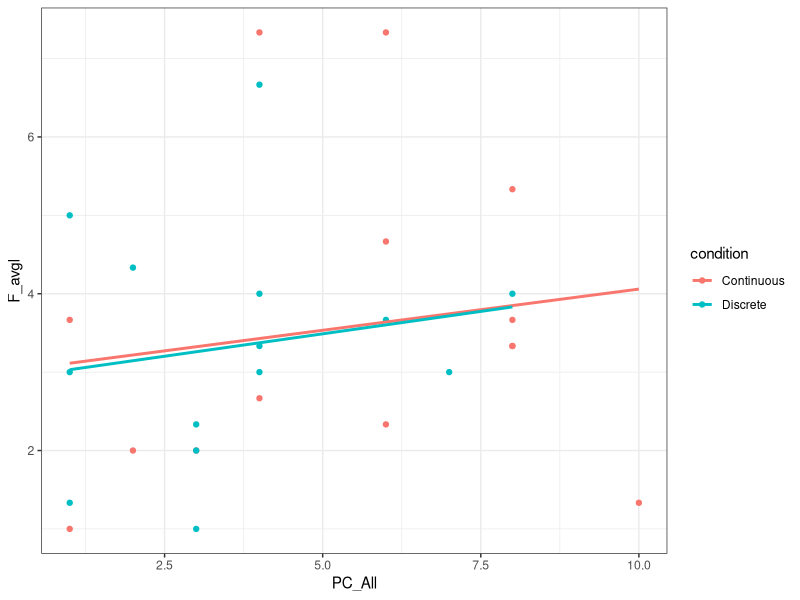
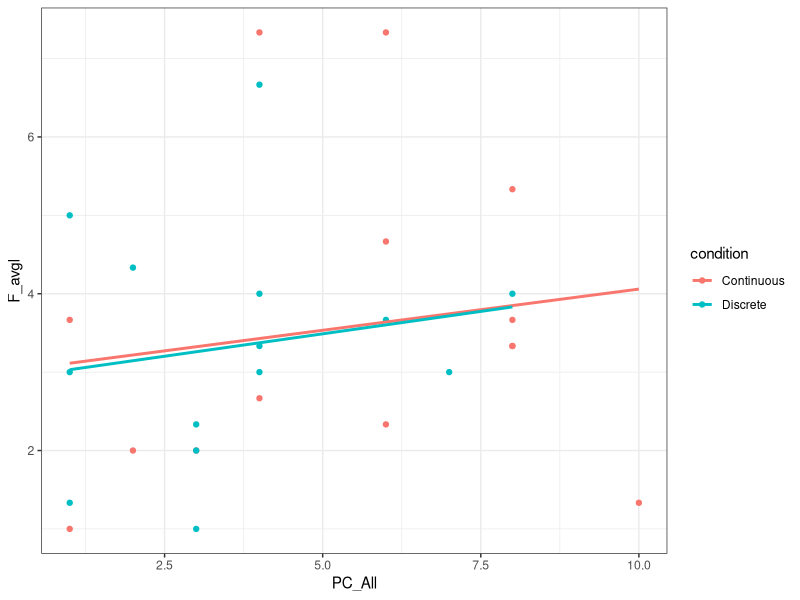
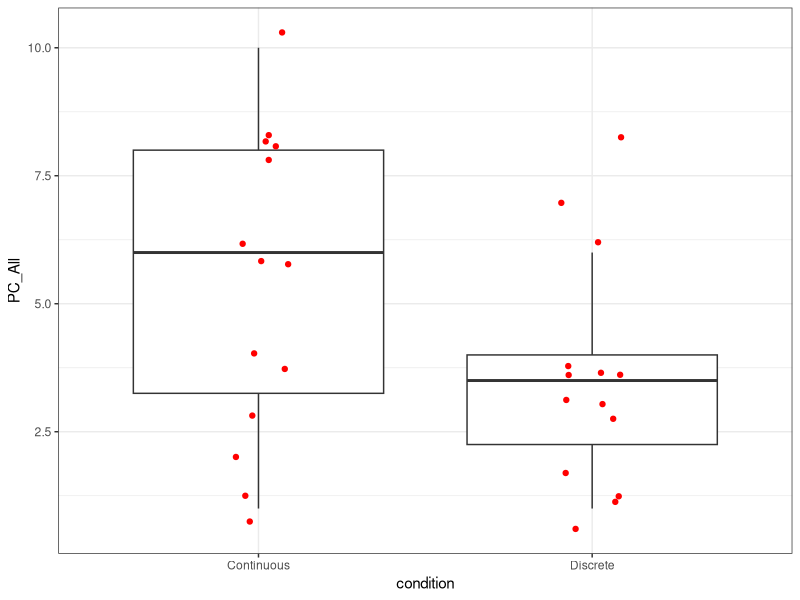
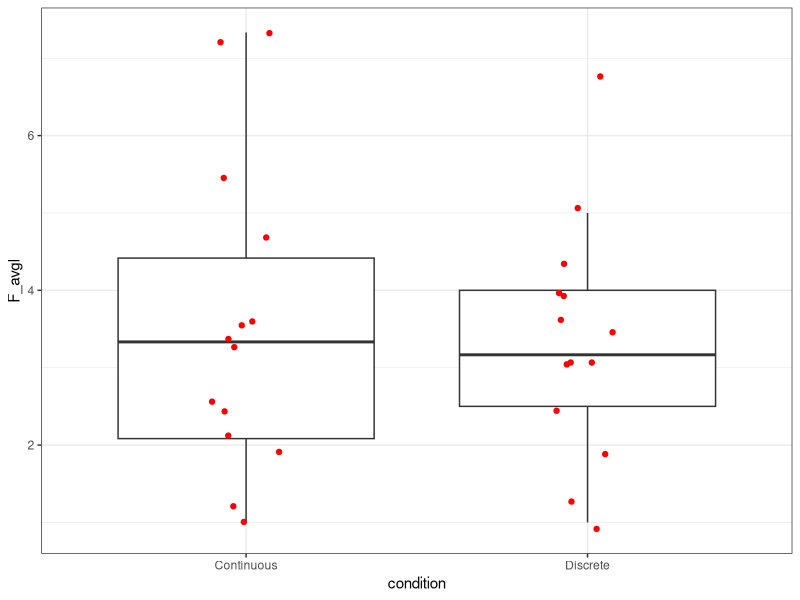
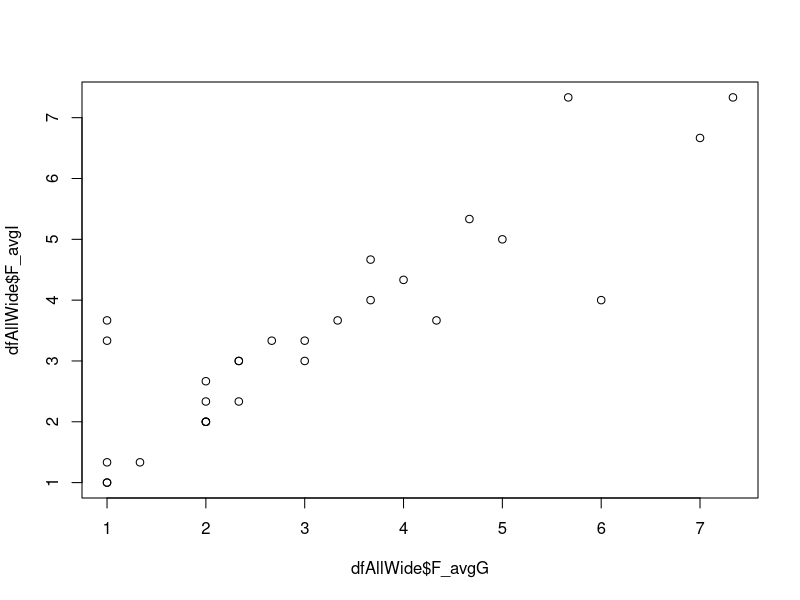
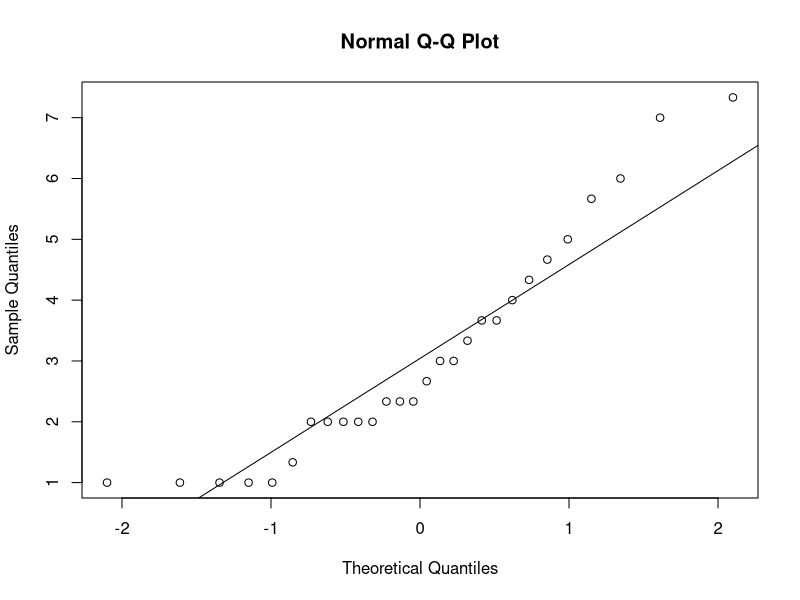
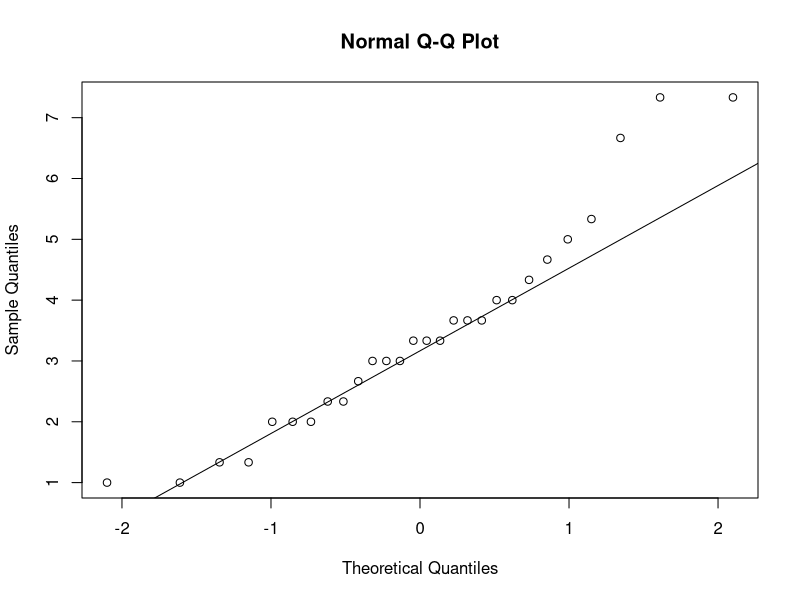

Recreate these plots in R, in order.
library(tidyverse)
df1 <- read_csv("MTA20834 Semester Project/questionnaires results/Survey after both conditions.csv")
df2 <- read_csv("MTA20834 Semester Project/questionnaires results/Survey after each condition.csv")
allData <- read_csv("MTA20834 Semester Project/logFiles/allData.csv")

df1 <- setNames(df1, c("Time", "PID", "PC_Discrete", "PC_Continuous", "CC_Overall", "ReasonsOther", "Comments", "preferCond"))
df2 <- setNames(df2, c("Time", "PID", "condition", "PC_KS", "PC_Fish"))

df1 <- df1 %>%
  select(c(2:5)) %>%
  pivot_longer(-PID, names_sep = "_", names_to = c("rating", "condition"), values_to = "value") %>%
  mutate(context = "All")

df2 <- df2 %>%
  select(c(2:5)) %>%
  pivot_longer(-c(PID, condition), names_sep = "_", names_to = c("rating", "context"), values_to = "value")

df <- rbind(df1, df2)
df1 <- NULL
df2 <- NULL

allData <- allData %>%
  select(c(3:5, "TotalFishCaught", "BubbleNumber", Event, GlobalFrustration, InstantFrustration)) %>%
  rename(Global_F = GlobalFrustration, Instant_F = InstantFrustration, condition = currentCondition, PID = Participant) %>%
  filter(Event == "Frustration Questionnaire")

cor(allData$Global_F, allData$Instant_F)
# what does the above plot indicate?
ConditionOrder <- allData %>%
  select(PID, ConditionOrder) %>%
  group_by(PID, ConditionOrder) %>%
  summarize()

dfAgg <- allData %>%
  group_by(PID, condition) %>%
  summarize(avgG_F = mean(Global_F), avgI_F = mean(Instant_F))

dfAgg <- dfAgg %>% pivot_longer(-c(PID, condition), names_sep = "_", names_to = c("context", "rating"), values_to = "value")
dfAgg <- dfAgg[, c(1, 4, 2, 5, 3)]
dfAll <- rbind(data.frame(dfAgg), data.frame(df))

dfAllWide <- dfAll %>% pivot_wider(names_from = c(rating, context), values_from = value)
dfAllWide <- dfAllWide %>%
  select(-CC_All) %>%
  filter(!condition == "Overall")

ggplot(dfAllWide, aes(x = PC_All, y = F_avgI, colour = condition)) +
  geom_point() +
  geom_smooth(method = lm, se = FALSE) +
  theme_bw()
ggplot(dfAllWide, aes(x = PC_All, y = F_avgI, colour = condition)) +
  geom_point() +
  geom_smooth(method = lm, se = FALSE) +
  theme_bw()
ggplot(dfAllWide, aes(x = condition, y = PC_All)) +
  geom_boxplot(outlier.shape = NA) +
  geom_jitter(width = 0.1, colour = "red") +
  theme_bw()
ggplot(dfAllWide, aes(x = condition, y = F_avgI)) +
  geom_boxplot(outlier.shape = NA) +
  geom_jitter(width = 0.1, colour = "red") +
  theme_bw()

plot(dfAllWide$F_avgG, dfAllWide$F_avgI)
cor(dfAllWide$F_avgG, dfAllWide$F_avgI)
qqnorm(dfAllWide$F_avgG)
qqline(dfAllWide$F_avgG)

qqnorm(dfAllWide$F_avgI)
qqline(dfAllWide$F_avgI)
